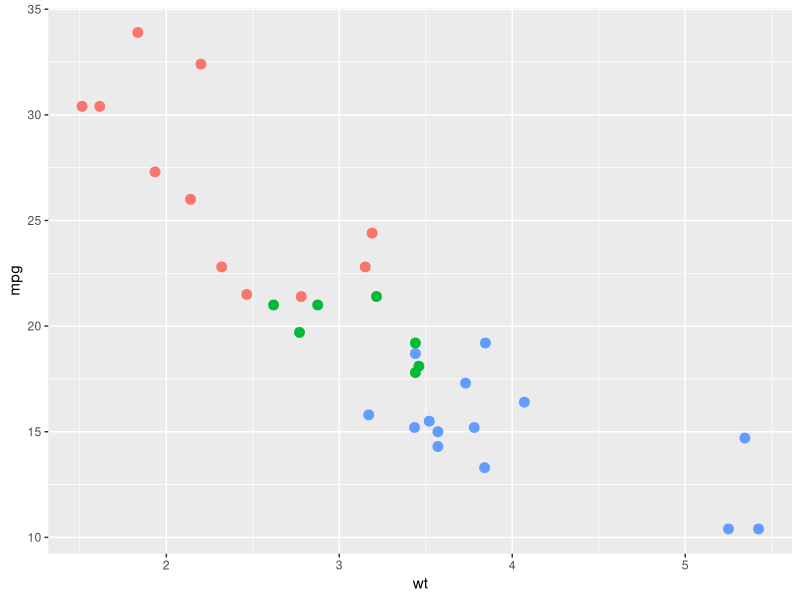

Reproduce this figure in R.
## ---- chunk 1
library(ggplot2)
ggplot(mtcars, aes(wt, mpg)) +
    geom_point(size=3, aes(colour=factor(cyl))) +
    theme(legend.position="none")
